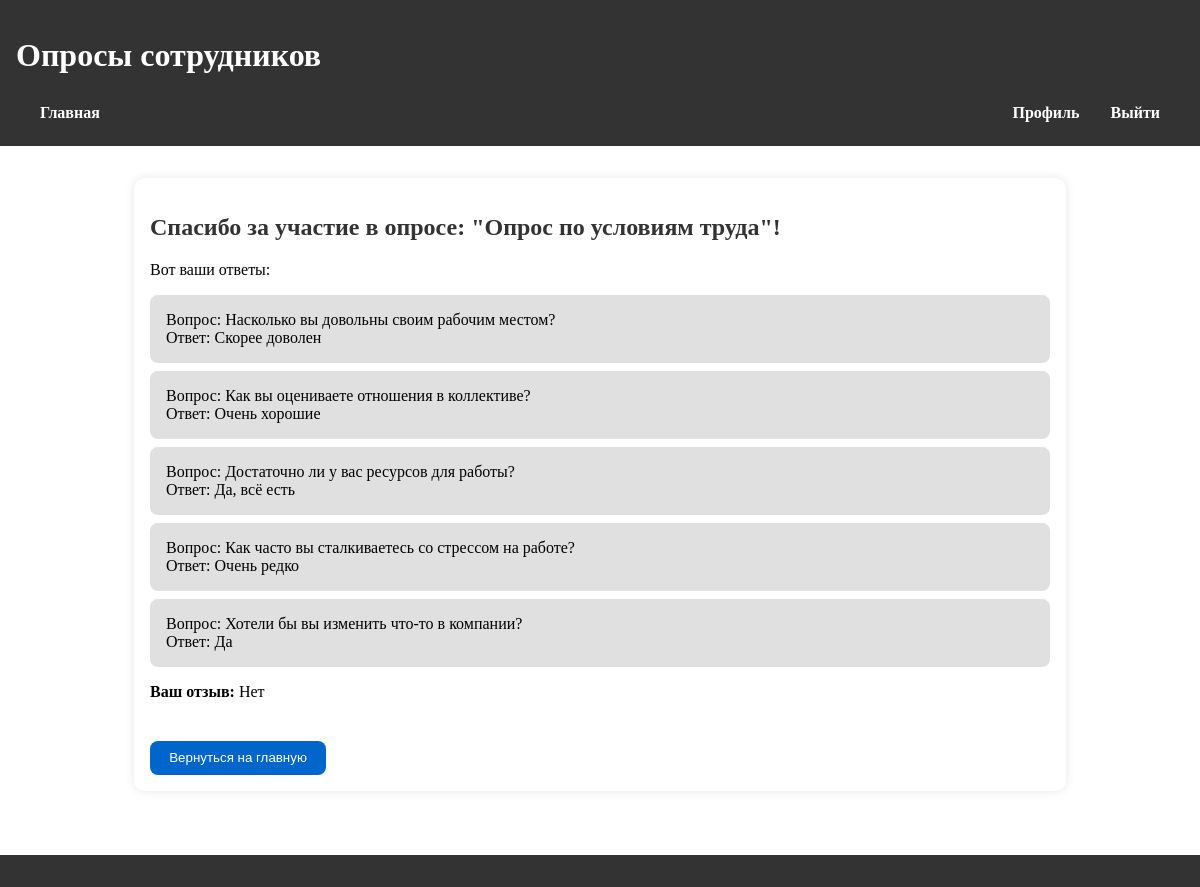
Page /thanks/1/ (signed in) on the committed database.
### polls/models.py (models this page shows, shortened)
class Survey(models.Model):
    name = models.CharField(max_length=100)  # Название опроса
    description = models.TextField()  # Описание опроса
    is_active = models.BooleanField(default=True)  # Статус (активен ли опрос)
    allow_anonymous = models.BooleanField(default=False)

class Answer(models.Model):
    user = models.ForeignKey(settings.AUTH_USER_MODEL, on_delete=models.CASCADE)
    question = models.ForeignKey(Question, on_delete=models.CASCADE)
    choice = models.ForeignKey(Choice, on_delete=models.CASCADE)
    survey = models.ForeignKey('Survey', on_delete=models.CASCADE)
    is_anonymous = models.BooleanField(default=False)

class Question(models.Model):
    survey = models.ForeignKey(Survey, related_name='questions', on_delete=models.CASCADE, default=1)
    text = models.CharField(max_length=255, default='text')

class Choice(models.Model):
    question = models.ForeignKey(Question, related_name='choices', on_delete=models.CASCADE, default=1)
    text = models.CharField(max_length=255, default='text')

class Feedback(models.Model):
    user = models.ForeignKey(settings.AUTH_USER_MODEL, on_delete=models.CASCADE)
    survey = models.ForeignKey(Survey, on_delete=models.CASCADE)
    text = models.TextField()
    is_anonymous = models.BooleanField(default=False)
    class Meta:
        unique_together = ('user', 'survey')

### polls/views.py (the view)
# urls.py: path('thanks/<int:survey_id>/', views.thanks, name='thanks'),
@login_required
def thanks(request, survey_id):
    survey = get_object_or_404(Survey, id=survey_id)
    answers, feedback = get_user_answers_and_feedback(request.user, survey)
    return render(request, 'registration/thanks.html', {
        'survey': survey,
        'answers': answers,
        'feedback': feedback
    })

### polls/logic.py (called while the page is built)
def get_user_answers_and_feedback(user, survey):
    answers = Answer.objects.filter(user=user, survey=survey)
    feedback = Feedback.objects.filter(user=user, survey=survey).first()
    return answers, feedback

### templates/registration/thanks.html (shortened to what this page needs)
<!DOCTYPE html>
<html lang="en">
    {% extends 'base_generic.html' %}
    {% block content %}
    <h2>Спасибо за участие в опросе: "{{ survey.name }}"!</h2>
    <p>Вот ваши ответы:</p>
    <ul>
    {% for answer in answers %}
        <li>
            Вопрос: {{ answer.question.text }} <br>
            Ответ: {{ answer.choice.text }}
        </li>
    {% endfor %}
    </ul>
    {% if feedback and feedback.text %}
        <p><strong>Ваш отзыв:</strong> {{ feedback.text }}</p>
    {% else %}
        <p>Вы не оставили отзыв.</p>
    {% endif %}
        <a href="{% url 'employee_home' %}">
            <button type="button" class="submit-button">Вернуться на главную</button>
        </a>
    {% endblock %}

### polls/static/css/style.css (style rules this page uses)
html, body { height: 100%; margin: 0; padding: 0; display: flex; flex-direction: column; }
h2, h3 { color: #333; }
ul { list-style-type: none; padding: 0; }
li { background-color: #e0e0e0; margin: 0.5rem 0; padding: 1rem; border-radius: 8px; transition: background-color 0.3s; }
a { color: #333; text-decoration: none; font-weight: bold; }
.submit-button { margin-top: 1.5rem; padding: 0.6rem 1.2rem; background-color: #0066cc; color: white; border: none; border-radius: 8px; cursor: pointer; }

### rows in the picture
Survey: name "Опрос по условиям труда"
Answer: question.text "Насколько вы довольны своим рабочим местом?", choice.text "Скорее доволен"
Answer: question.text "Как вы оцениваете отношения в коллективе?", choice.text "Очень хорошие"
Answer: question.text "Достаточно ли у вас ресурсов для работы?", choice.text "Да, всё есть"
Answer: question.text "Как часто вы сталкиваетесь со стрессом на работе?", choice.text "Очень редко"
Answer: question.text "Хотели бы вы изменить что-то в компании?", choice.text "Да"
Feedback: text "Нет"
